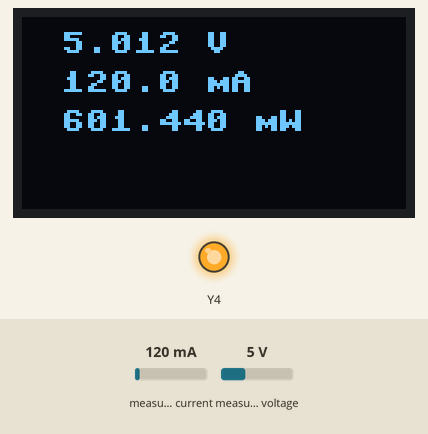
This program was run on a simulated pyboard running MicroPython. On the bench: 128×64 one-colour display, output pins drawn as LEDs (lit = HIGH). Inputs (shaded band) come from the test bench; at power-on: measured current 120 mA, measured voltage 5 V. The clock reads 2024-03-15 10:24:30 at power-on unless the program sets it; files the program writes start out absent; library files of the repository ran but are not shown: ina219.py, ssd1306.py.

Above: at 1.2 s.
1.3 s: measured current set to 40 mA
At 2.4 s:
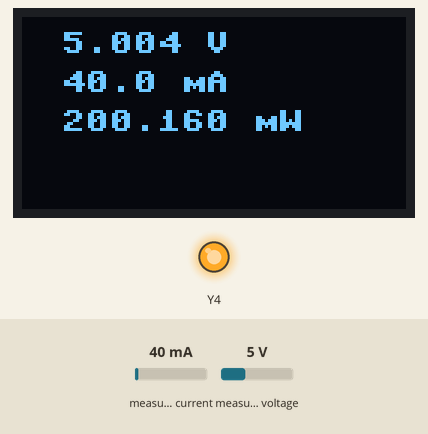
2.9 s: measured voltage set to 0.3 V
At 3.8 s:
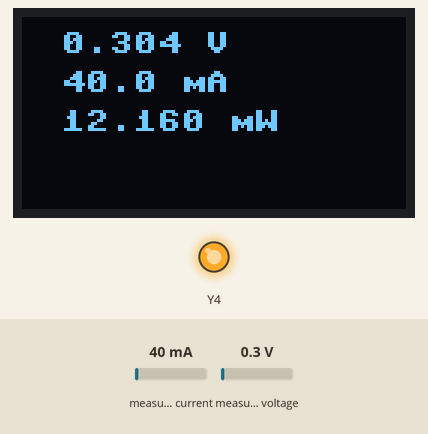
4.4 s: measured current set to 500 mA
At 5.2 s:
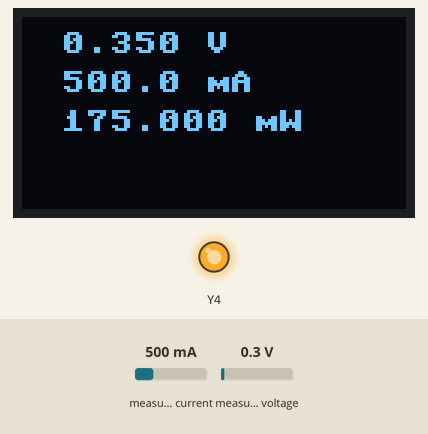
5.9 s: measured voltage set to 3.8 V
At 6.7 s:
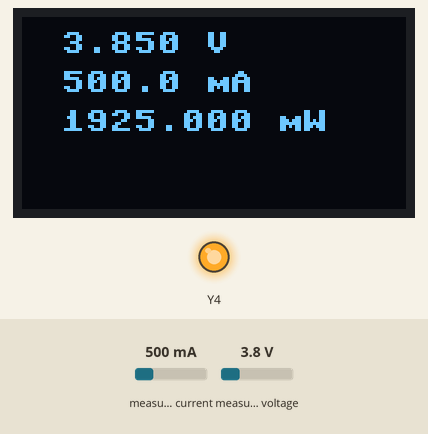
Timing chart, 0 to 8.4 s (numbered marks = the images above; inputs shaded):
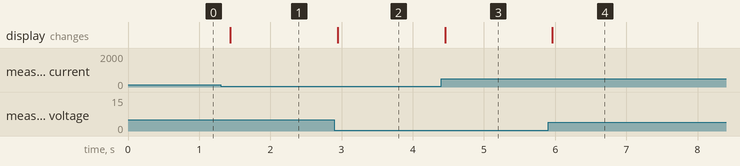

The program:

main.py
```python
# Import necessary libraries
import os
import time
from machine import I2C, SPI, Pin, Timer, RTC

import ina219
import sdcard
from ssd1306 import SSD1306_I2C

# I2C bus initialization with 400Khz frequency
i2c=I2C(0,sda=Pin(0), scl=Pin(1), freq=400000)

# Turn on the onboard LED when program runs
led = Pin(25, Pin.OUT)
led.value(1)

WIDTH  = 128                                   # oled display width
HEIGHT = 64                                    # oled display height

display = SSD1306_I2C(WIDTH, HEIGHT, i2c)      # Init oled display


# Flag that gets set after each second
flag = False

# Timer callback handler
def f(t):
    global flag
    flag = True

# SPI bus initialization for SD card with 80Mhz frequency
spi = SPI(0, baudrate=80_000_000, polarity=0, phase=0, bits=8, sck=Pin(2), mosi=Pin(3), miso=Pin(4))
# Chip Select pin
CS = Pin(5, Pin.OUT)

#SD card initialization and mounting
sd = sdcard.SDCard(spi,CS)
vfs = os.VfsFat(sd)
os.mount(vfs, "/sd")


# INA219 sensor initialization
sensor = ina219.INA219(i2c)
voltage = 0
current = 0

# Writing the header line into values.csv file in SD card root directory
# If file is already present, it will be overwritten
with open("/sd/values.csv", "w") as file:
    file.write("Time,Voltage,Curret,Power\n")

# Initialize on board RTC with 00:00:00 HH:MM:SS and a generic date, month, year
rtc = RTC()
rtc.datetime((2023,01,01,1,00,00,00,00))

# Initialize hardware timer to interrupt at each second. f is callback function
timer =Timer(period = 1000, mode = Timer.PERIODIC, callback = f)

while True:
    # Read sensor data
    voltage = round(sensor.bus_voltage + sensor.shunt_voltage,3)
    current = round(sensor.current,1)
    power = round(voltage*current,3)

    # If flag is set , it means that 1 second has passed and we should write sensor readings to SD card
    if flag:

        # Total number of seconds since RTC initialization is give by formula :
        # Seconds = (rtc.datetime()[2]-1)*24*3600+rtc.datetime()[4]*3600+rtc.datetime()[5]*60+rtc.datetime()[6]
        # This formula considers upto 30 days since RTC startup.

        # This isnt really necessary (We could make a count=0 variable and increment it inside timer callback)
        # But I just wanted to use the on board RTC.
        with open("/sd/values.csv", "a") as file:
            file.write(f"{(rtc.datetime()[2]-1)*24*3600+rtc.datetime()[4]*3600+rtc.datetime()[5]*60+rtc.datetime()[6]},{voltage},{current},{power}\n")
        flag = False

    display.fill(0)
    display.text(f"{voltage : .3f} V",5,5)
    display.text(f"{current : .1f} mA",5,18)
    display.text(f"{power : .3f} mW",5,31)
    display.show()
    time.sleep(0.1)
```

Measured:
- after the input at 1.3 s, the display: changes after 0.14 s (image 1)
- after the input at 2.9 s, the display: changes after 0.05 s (image 2)
- after the input at 4.4 s, the display: changes after 0.05 s (image 3)
- after the input at 5.9 s, the display: changes after 0.06 s (image 4)
